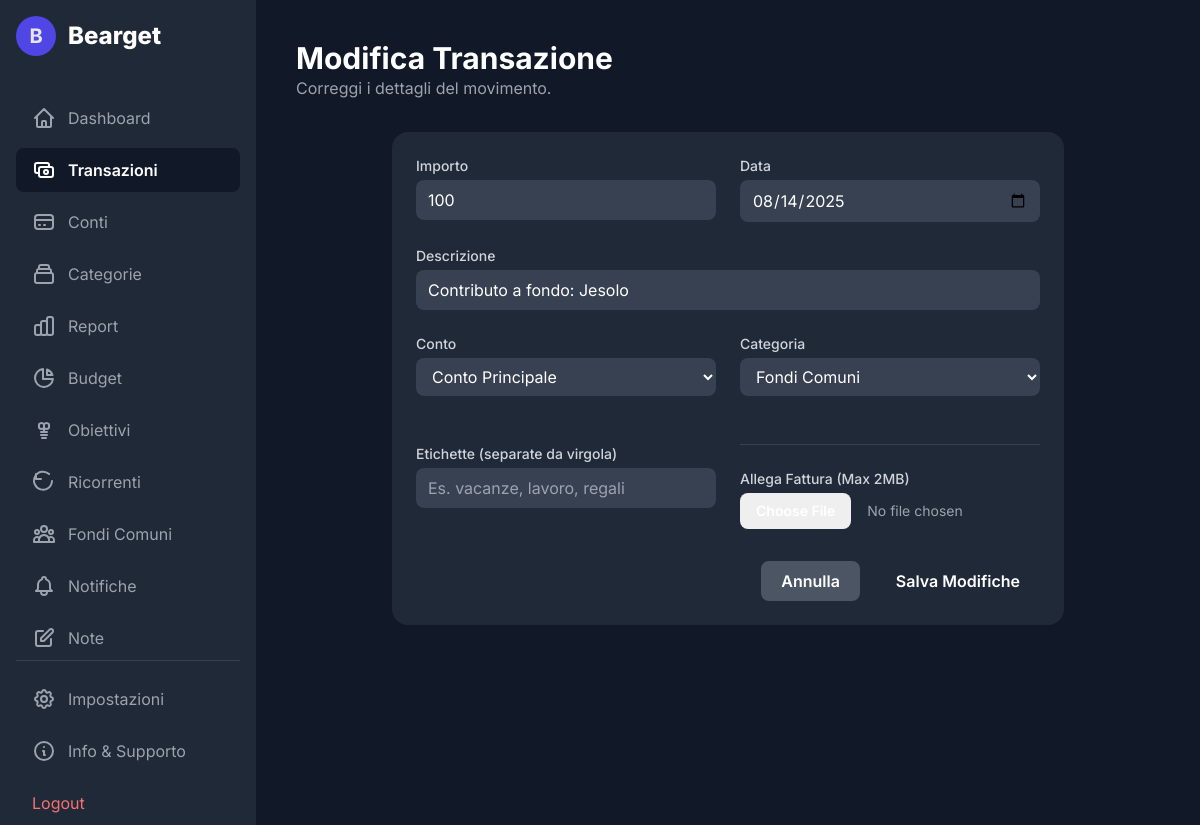
Page /edit_transaction.php?id=6 (signed in) on the committed database.
### tables this page shows
CREATE TABLE `transactions` (
  `id` int(11) NOT NULL,
  `user_id` int(11) NOT NULL,
  `account_id` int(11) NOT NULL,
  `category_id` int(11) DEFAULT NULL,
  `amount` decimal(10,2) NOT NULL,
  `type` varchar(10) NOT NULL,
  `description` varchar(255) DEFAULT NULL,
  `transaction_date` date NOT NULL,
  `created_at` timestamp NOT NULL DEFAULT current_timestamp(),
  `transfer_group_id` varchar(36) DEFAULT NULL,
  `invoice_path` varchar(255) DEFAULT NULL,
  `goal_id` int(11) DEFAULT NULL
);

CREATE TABLE `accounts` (
  `id` int(11) NOT NULL,
  `user_id` int(11) NOT NULL,
  `name` varchar(100) NOT NULL,
  `initial_balance` decimal(10,2) NOT NULL DEFAULT 0.00,
  `created_at` timestamp NOT NULL DEFAULT current_timestamp()
);

CREATE TABLE `categories` (
  `id` int(11) NOT NULL,
  `user_id` int(11) NOT NULL,
  `name` varchar(100) NOT NULL,
  `type` varchar(10) NOT NULL DEFAULT 'expense',
  `icon` varchar(10) DEFAULT NULL,
  `category_order` int(11) NOT NULL DEFAULT 0
);

### functions.php (called while the page is built, shortened)
<?php
function get_user_by_id($conn, $user_id) {
    $sql = "SELECT * FROM users WHERE id = ?";
    $stmt = $conn->prepare($sql);
    $stmt->bind_param("i", $user_id);
    $stmt->execute();
    $result = $stmt->get_result();
    $user = $result->fetch_assoc();
    return $user;
}
function get_user_accounts($conn, $user_id) {
    $accounts = [];
    $sql = "SELECT id, name FROM accounts WHERE user_id = ?";
    $stmt = $conn->prepare($sql);
    $stmt->bind_param('i', $user_id);
    $stmt->execute();
    $result = $stmt->get_result();
    while ($row = $result->fetch_assoc()) {
        $accounts[] = $row;
    }
    return $accounts;
}
function get_user_categories($conn, $user_id, $type) {
    $categories = [];
    $sql = "SELECT id, name, icon FROM categories WHERE user_id = ? AND type = ? ORDER BY category_order ASC";
    $stmt = $conn->prepare($sql);
    $stmt->bind_param('is', $user_id, $type);
    $stmt->execute();
    $result = $stmt->get_result();
    while ($row = $result->fetch_assoc()) {
        $categories[] = $row;
    }
    return $categories;
}
function get_transaction_by_id($conn, $transaction_id, $user_id) {
    $sql = "SELECT * FROM transactions WHERE id = ? AND user_id = ?";
    $stmt = $conn->prepare($sql);
    $stmt->bind_param("ii", $transaction_id, $user_id);
    $stmt->execute();
    $result = $stmt->get_result();
    $transaction = $result->fetch_assoc();
    return $transaction;
}
?>

### edit_transaction.php (the view, shortened to what this page needs)
<?php
require_once 'db_connect.php';
require_once 'functions.php';
$user_id = $_SESSION["id"];
$transaction_id = $_GET['id'] ?? 0;
$transaction = get_transaction_by_id($conn, $transaction_id, $user_id);
$user = get_user_by_id($conn, $user_id);
$is_pro_user = ($user['subscription_status'] === 'active' || $user['subscription_status'] === 'lifetime');
$userAccounts = get_user_accounts($conn, $user_id);
$expenseCategories = get_user_categories($conn, $user_id, 'expense');
?>
<!DOCTYPE html>
<html lang="it">
<head>
    <script src="https://cdn.tailwindcss.com"></script>
</head>
<body class="text-gray-200">
    <div class="flex h-screen">
        <aside class="w-64 flex-shrink-0 bg-gray-800 p-4 flex flex-col justify-between">
            <div>
                <div class="flex items-center mb-10">
                    <div class="w-10 h-10 bg-indigo-600 rounded-full flex items-center justify-center font-bold text-xl">B</div>
                    <span class="ml-3 text-2xl font-extrabold text-white">Bearget</span>
                </div>
                <nav class="space-y-2">
                    <a href="dashboard.php" class="flex items-center px-4 py-2.5 text-gray-400 hover:bg-gray-700 hover:text-white rounded-lg transition-colors">
                        <svg class="w-6 h-6 mr-3" fill="none" stroke="currentColor" viewBox="0 0 24 24"><path stroke-linecap="round" stroke-linejoin="round" stroke-width="2" d="M3 12l2-2m0 0l7-7 7 7M5 10v10a1 1 0 001 1h3m10-11l2 2m-2-2v10a1 1 0 01-1 1h-3m-6 0a1 1 0 001-1v-4a1 1 0 011-1h2a1 1 0 011 1v4a1 1 0 001 1m-6 0h6"></path></svg>
                        Dashboard
                    </a>
                    <a href="transactions.php" class="flex items-center px-4 py-2.5 text-white bg-gray-900 rounded-lg font-semibold">
                        <svg class="w-6 h-6 mr-3" fill="none" stroke="currentColor" viewBox="0 0 24 24"><path stroke-linecap="round" stroke-linejoin="round" stroke-width="2" d="M17 9V7a2 2 0 00-2-2H5a2 2 0 00-2 2v6a2 2 0 002 2h2m2 4h10a2 2 0 002-2v-6a2 2 0 00-2-2H9a2 2 0 00-2 2v6a2 2 0 002 2zm7-5a2 2 0 11-4 0 2 2 0 014 0z"></path></svg>
                        Transazioni
                    </a>
                    <a href="accounts.php" class="flex items-center px-4 py-2.5 text-gray-400 hover:bg-gray-700 hover:text-white rounded-lg transition-colors">
                        <svg class="w-6 h-6 mr-3" fill="none" stroke="currentColor" viewBox="0 0 24 24" xmlns="http://www.w3.org/2000/svg"><path stroke-linecap="round" stroke-linejoin="round" stroke-width="2" d="M3 10h18M7 15h1m4 0h1m-7 4h12a3 3 0 003-3V8a3 3 0 00-3-3H6a3 3 0 00-3 3v8a3 3 0 003 3z"></path></svg>
                        Conti
                    </a>
                    <a href="categories.php" class="flex items-center px-4 py-2.5 text-gray-400 hover:bg-gray-700 hover:text-white rounded-lg transition-colors">
                        Categorie
                    </a>
                    <a href="reports.php" class="flex items-center px-4 py-2.5 text-gray-400 hover:bg-gray-700 hover:text-white rounded-lg transition-colors">
                        Report
                    </a>
                    <a href="budgets.php" class="flex items-center px-4 py-2.5 text-gray-400 hover:bg-gray-700 hover:text-white rounded-lg transition-colors">
                        Budget
                    </a>
                    <a href="goals.php" class="flex items-center px-4 py-2.5 text-gray-400 hover:bg-gray-700 hover:text-white rounded-lg transition-colors">
                        Obiettivi
                    </a>
                    <a href="recurring.php" class="flex items-center px-4 py-2.5 text-gray-400 hover:bg-gray-700 hover:text-white rounded-lg transition-colors">
                        <svg class="w-6 h-6 mr-3" fill="none" stroke="currentColor" viewBox="0 0 24 24" xmlns="http://www.w3.org/2000/svg"><path stroke-linecap="round" stroke-linejoin="round" stroke-width="2" d="M4 4v5h5m11 2a9 9 0 11-2.93-6.93"></path></svg>
                        Ricorrenti
                    </a>
                    <a href="shared_funds.php" class="flex items-center px-4 py-2.5 text-gray-400 hover:bg-gray-700 hover:text-white rounded-lg transition-colors">
                        Fondi Comuni
                    </a>
                    <a href="notifications.php" class="flex items-center px-4 py-2.5 text-gray-400 hover:bg-gray-700 hover:text-white rounded-lg transition-colors relative">
                        Notifiche
                    </a>
                    <a href="notes.php" class="flex items-center px-4 py-2.5 text-gray-400 hover:bg-gray-700 hover:text-white rounded-lg transition-colors">
                        Note
                    </a>
                </nav>
            </div>
            <div class="border-t border-gray-700 pt-4">
                <a href="settings.php" class="flex items-center px-4 py-2.5 text-gray-400 hover:bg-gray-700 hover:text-white rounded-lg transition-colors">
                    Impostazioni
                </a>
                <a href="bearget_info.html" target="_blank" class="flex items-center px-4 py-2.5 mt-2 text-gray-400 hover:bg-gray-700 hover:text-white rounded-lg transition-colors">
                    <svg class="w-6 h-6 mr-3" fill="none" stroke="currentColor" viewBox="0 0 24 24" xmlns="http://www.w3.org/2000/svg"><path stroke-linecap="round" stroke-linejoin="round" stroke-width="2" d="M13 16h-1v-4h-1m1-4h.01M21 12a9 9 0 11-18 0 9 9 0 0118 0z"></path></svg>
                    Info & Supporto
                </a>
                <a href="logout.php" class="flex items-center px-4 py-2.5 mt-2 text-red-400 hover:bg-red-500 hover:text-white rounded-lg transition-colors">Logout</a>
            </div>
        </aside>
        <main class="flex-1 p-6 lg:p-10 overflow-y-auto">
            <header class="mb-8">
                <h1 class="text-3xl font-bold text-white">Modifica Transazione</h1>
                <p class="text-gray-400">Correggi i dettagli del movimento.</p>
            </header>
            <div class="bg-gray-800 rounded-2xl p-6 max-w-2xl mx-auto">
                <form action="update_transaction.php" method="POST" enctype="multipart/form-data">
                    <div class="grid grid-cols-1 md:grid-cols-2 gap-6">
                        <div>
                            <label for="amount" class="block text-sm font-medium text-gray-300 mb-1">Importo</label>
                            <input type="number" step="0.01" name="amount" id="amount" required value="<?php echo abs($transaction['amount']); ?>" class="w-full bg-gray-700 border-gray-600 text-white rounded-lg px-3 py-2 focus:ring-indigo-500 focus:border-indigo-500">
                        </div>
                        <div>
                            <label for="transaction_date" class="block text-sm font-medium text-gray-300 mb-1">Data</label>
                            <input type="date" name="transaction_date" id="transaction_date" value="<?php echo $transaction['transaction_date']; ?>" required class="w-full bg-gray-700 border-gray-600 text-white rounded-lg px-3 py-2 focus:ring-indigo-500 focus:border-indigo-500">
                        </div>
                        <div class="md:col-span-2">
                            <label for="description" class="block text-sm font-medium text-gray-300 mb-1">Descrizione</label>
                            <input type="text" name="description" id="description" required value="<?php echo htmlspecialchars($transaction['description']); ?>" class="w-full bg-gray-700 border-gray-600 text-white rounded-lg px-3 py-2 focus:ring-indigo-500 focus:border-indigo-500">
                        </div>
                        <div>
                            <label for="account_id" class="block text-sm font-medium text-gray-300 mb-1">Conto</label>
                            <select name="account_id" id="account_id" required class="w-full bg-gray-700 border-gray-600 text-white rounded-lg px-3 py-2 focus:ring-indigo-500 focus:border-indigo-500">
                                <?php foreach($userAccounts as $account): ?>
                                    <option value="<?php echo $account['id']; ?>" <?php echo ($account['id'] == $transaction['account_id']) ? 'selected' : ''; ?>>
                                        <?php echo htmlspecialchars($account['name']); ?>
                                    </option>
                                <?php endforeach; ?>
                            </select>
                        </div>
                        <div>
                            <label for="category_id" class="block text-sm font-medium text-gray-300 mb-1">Categoria</label>
                            <select name="category_id" id="category_id" required class="w-full bg-gray-700 border-gray-600 text-white rounded-lg px-3 py-2 focus:ring-indigo-500 focus:border-indigo-500">
                                <optgroup label="Spese">
                                    <?php foreach($expenseCategories as $cat): ?>
                                        <option value="<?php echo $cat['id']; ?>" <?php echo ($cat['id'] == $transaction['category_id']) ? 'selected' : ''; ?>>
                                            <?php echo htmlspecialchars($cat['name']); ?>
                                        </option>
                                    <?php endforeach; ?>
                                </optgroup>
                            </select>
                        </div>
                        <?php if ($is_pro_user): ?>
                        <div class="mt-6">
                            <label for="tags" class="block text-sm font-medium text-gray-300 mb-1">Etichette (separate da virgola)</label>
                            <input type="text" name="tags" id="tags" value="<?php echo htmlspecialchars($tags_string); ?>" placeholder="Es. vacanze, lavoro, regali" class="w-full bg-gray-700 text-white rounded-lg px-3 py-2">
                        </div>
                        <?php endif; ?>
                        <?php if ($is_pro_user): ?>
                        <div class="mt-6 border-t border-gray-700 pt-6">
                            <label for="invoice_file" class="block text-sm font-medium text-gray-300 mb-1">Allega Fattura (Max 2MB)</label>
                            <input type="file" name="invoice_file" id="invoice_file" accept=".pdf,.jpg,.jpeg,.png" class="w-full text-sm text-gray-400 file:mr-4 file:py-2 file:px-4 file:rounded-lg file:border-0 file:text-sm file:font-semibold file:bg-primary-600 file:text-white hover:file:bg-primary-700">
                        </div>
                        <?php endif; ?>
                        </div>
                    <div class="mt-8 flex justify-end space-x-4">
                        <a href="transactions.php" class="bg-gray-600 hover:bg-gray-700 text-white font-semibold py-2 px-5 rounded-lg transition-colors">Annulla</a>
                        <button type="submit" class="bg-primary-600 hover:bg-primary-700 text-white font-semibold py-2 px-5 rounded-lg transition-colors">Salva Modifiche</button>
                    </div>
                </form>
            </div>
        </main>
    </div>
</body>
</html>

### edit_transaction.php (style rules this page uses)
body { font-family: 'Inter', sans-serif; background-color: #111827; }

### rows in the picture
transactions: amount "100", transaction_date "08/14/2025", description "Contributo a fondo: Jesolo", account_id "Conto Principale", category_id "Fondi Comuni"
